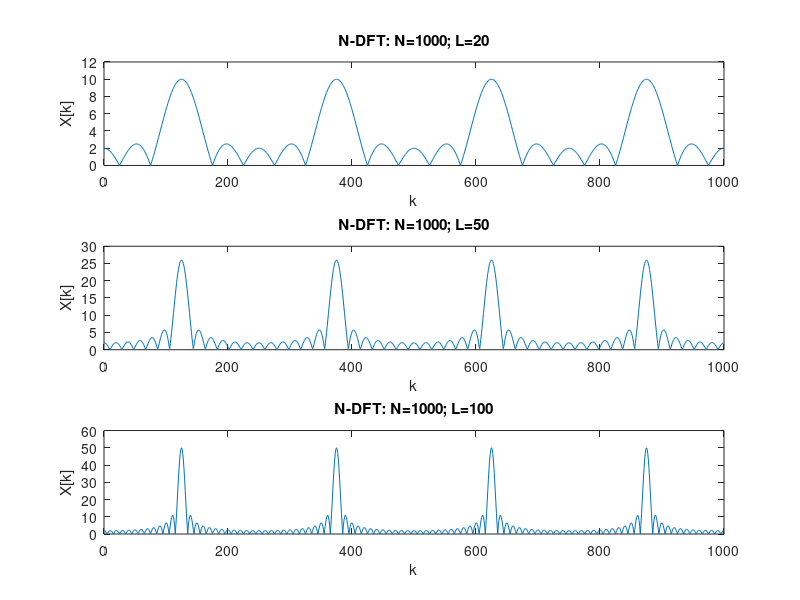
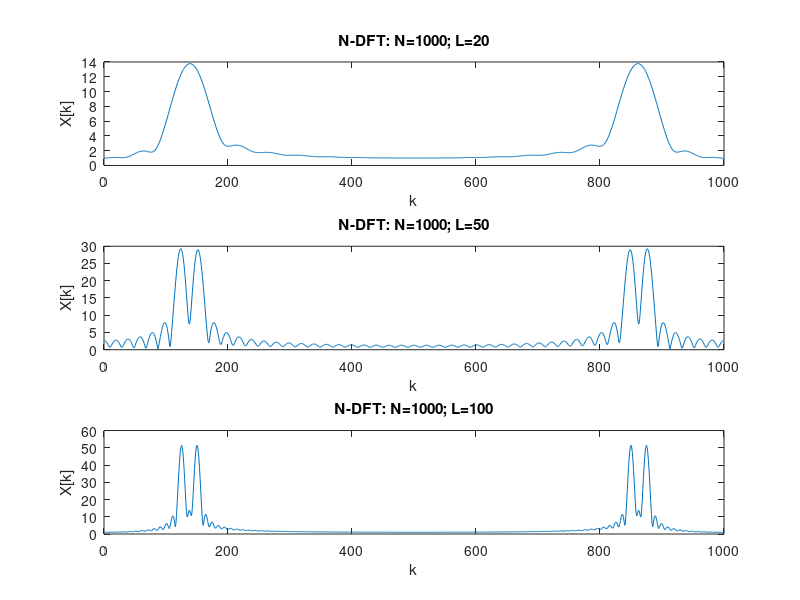

Write MATLAB code to recreate these figures, in order.
%8.1 d)

% **IMPORTANT: BEFORE RUNNING THE CODE CLEAR THE COMMAND WINDOW EVERY TIME 
%              AS SAME VARIABLES ARE USED REPEATEDLY    ** 



% ws=2*pi/Ts;
% w1=ws/8;
% w2=3*ws/8;
N=1000;
n=0:N-1;
pn=cos(n*pi/4)+cos(n*3*pi/4);

L=20;
%wn=1 for 0<n<L-1 0 otherwise
%xn=pn*wn
n=0:L-1;
xn=cos(n*pi/4)+cos(3*pi/4*n);
Xk=fft(xn, N);
k=0:N-1;
figure();
subplot(3, 1, 1);
plot(k, abs(Xk)); 
title("N-DFT: N=1000; L=20");
xlabel("k");
ylabel("X[k]");

L=50;
n=0:L-1;
xn=cos(n*pi/4)+cos(3*pi/4*n);
Xk=fft(xn, N);
k=0:N-1;
subplot(3, 1, 2);
plot(k, abs(Xk)); 
title("N-DFT: N=1000; L=50");
xlabel("k");
ylabel("X[k]");



L=100;
n=0:L-1;
xn=cos(n*pi/4)+cos(3*pi/4*n);
Xk=fft(xn, N);
k=0:N-1;
subplot(3, 1, 3);
plot(k, abs(Xk)); 
title("N-DFT: N=1000; L=100");
xlabel("k");
ylabel("X[k]");
%----------------------------------

% Q8.2 e


n=0:N-1;
pn=cos(n*pi/4)+cos(n*3*pi/10);

L=20;
%wn=1 for 0<n<L-1 0 otherwise
%xn=pn*wn
n=0:L-1;
xn=cos(n*pi/4)+cos(3*pi/10*n);
Xk=fft(xn, N);
k=0:N-1;
figure();
subplot(3, 1, 1);
plot(k, abs(Xk)); 
title("N-DFT: N=1000; L=20");
xlabel("k");
ylabel("X[k]");

L=50;
n=0:L-1;
xn=cos(n*pi/4)+cos(3*pi/10*n);
Xk=fft(xn, N);
k=0:N-1;
subplot(3, 1, 2);
plot(k, abs(Xk)); 
title("N-DFT: N=1000; L=50");
xlabel("k");
ylabel("X[k]");



L=100;
n=0:L-1;
xn=cos(n*pi/4)+cos(3*pi/10*n);
Xk=fft(xn, N);
k=0:N-1;
subplot(3, 1, 3);
plot(k, abs(Xk)); 
title("N-DFT: N=1000; L=100");
xlabel("k");
ylabel("X[k]");
%---------------------------------------------